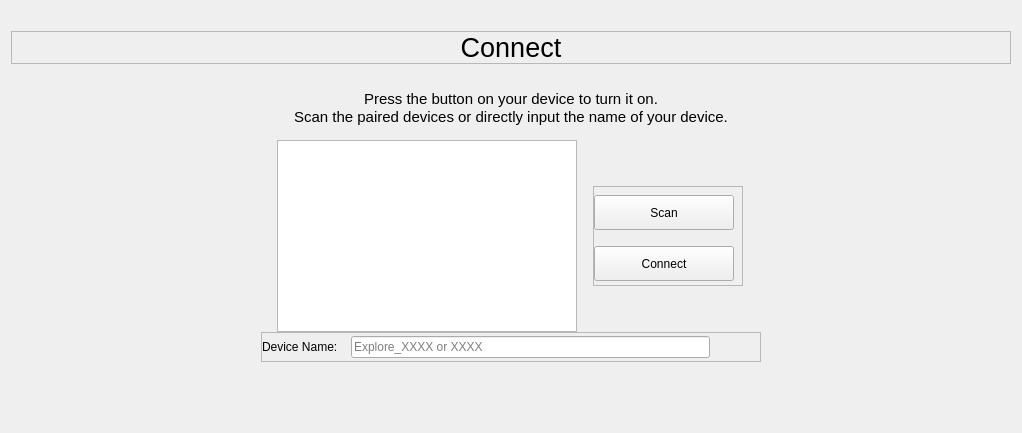
            <widget class="QWidget" name="page_bt">
             <property name="styleSheet">
              <string notr="true"/>
             </property>
             <layout class="QVBoxLayout" name="verticalLayout_17">
              <item>
               <spacer name="verticalSpacer_14">
                <property name="orientation">
                 <enum>Qt::Vertical</enum>
                </property>
                <property name="sizeType">
                 <enum>QSizePolicy::Fixed</enum>
                </property>
                <property name="sizeHint" stdset="0">
                 <size>
                  <width>20</width>
                  <height>20</height>
                 </size>
                </property>
               </spacer>
              </item>
              <item>
               <widget class="QFrame" name="frame_bt_title">
                <property name="maximumSize">
                 <size>
                  <width>16777215</width>
                  <height>50</height>
                 </size>
                </property>
                <property name="styleSheet">
                 <string notr="true"/>
                </property>
                <property name="frameShape">
                 <enum>QFrame::StyledPanel</enum>
                </property>
                <property name="frameShadow">
                 <enum>QFrame::Raised</enum>
                </property>
                <layout class="QHBoxLayout" name="horizontalLayout_37">
                 <property name="spacing">
                  <number>0</number>
                 </property>
                 <property name="leftMargin">
                  <number>0</number>
                 </property>
                 <property name="topMargin">
                  <number>0</number>
                 </property>
                 <property name="rightMargin">
                  <number>0</number>
                 </property>
                 <property name="bottomMargin">
                  <number>0</number>
                 </property>
                 <item>
                  <widget class="QLabel" name="bt_title">
                   <property name="minimumSize">
                    <size>
                     <width>0</width>
                     <height>0</height>
                    </size>
                   </property>
                   <property name="font">
                    <font>
                     <pointsize>20</pointsize>
                     <italic>false</italic>
                     <bold>false</bold>
                    </font>
                   </property>
                   <property name="text">
                    <string>Connect</string>
                   </property>
                   <property name="alignment">
                    <set>Qt::AlignCenter</set>
                   </property>
                  </widget>
                 </item>
                </layout>
               </widget>
              </item>
              <item>
               <spacer name="verticalSpacer_5">
                <property name="orientation">
                 <enum>Qt::Vertical</enum>
                </property>
                <property name="sizeType">
                 <enum>QSizePolicy::Fixed</enum>
                </property>
                <property name="sizeHint" stdset="0">
                 <size>
                  <width>20</width>
                  <height>20</height>
                 </size>
                </property>
               </spacer>
              </item>
              <item>
               <layout class="QVBoxLayout" name="verticalLayout_6">
                <property name="spacing">
                 <number>0</number>
                </property>
                <property name="leftMargin">
                 <number>250</number>
                </property>
                <property name="rightMargin">
                 <number>250</number>
                </property>
                <item>
                 <widget class="QLabel" name="label_10">
                  <property name="font">
                   <font>
                    <pointsize>11</pointsize>
                    <italic>false</italic>
                    <bold>false</bold>
                   </font>
                  </property>
                  <property name="styleSheet">
                   <string notr="true"/>
                  </property>
                  <property name="text">
                   <string>&lt;!DOCTYPE HTML PUBLIC &quot;-//W3C//DTD HTML 4.0//EN&quot; &quot;http://www.w3.org/TR/REC-html40/strict.dtd&quot;&gt;
&lt;html&gt;&lt;head&gt;&lt;meta name=&quot;qrichtext&quot; content=&quot;1&quot; /&gt;&lt;meta charset=&quot;utf-8&quot; /&gt;&lt;style type=&quot;text/css&quot;&gt;
p, li { white-space: pre-wrap; }
&lt;/style&gt;&lt;/head&gt;&lt;body style=&quot; font-family:'Segoe UI'; font-size:12pt; font-weight:400; font-style:normal;&quot;&gt;
&lt;p align=&quot;center&quot; style=&quot; margin-top:0px; margin-bottom:0px; margin-left:0px; margin-right:0px; -qt-block-indent:0; text-indent:0px;&quot;&gt;&lt;span style=&quot; font-size:11pt;&quot;&gt;Press the button on your device to turn it on.&lt;/span&gt;&lt;/p&gt;
&lt;p align=&quot;center&quot; style=&quot; margin-top:0px; margin-bottom:0px; margin-left:0px; margin-right:0px; -qt-block-indent:0; text-indent:0px;&quot;&gt;&lt;span style=&quot; font-size:11pt;&quot;&gt;Scan the paired devices or directly input the name of your device.&lt;/span&gt;&lt;/p&gt;&lt;/body&gt;&lt;/html&gt;</string>
                  </property>
                  <property name="wordWrap">
                   <bool>true</bool>
                  </property>
                 </widget>
                </item>
                <item alignment="Qt::AlignHCenter">
                 <widget class="QLabel" name="lbl_wdws_warning">
                  <property name="styleSheet">
                   <string notr="true">color: red;</string>
                  </property>
                  <property name="text">
                   <string/>
                  </property>
                  <property name="wordWrap">
                   <bool>true</bool>
                  </property>
                 </widget>
                </item>
                <item>
                 <layout class="QHBoxLayout" name="horizontalLayout_9">
                  <property name="spacing">
                   <number>0</number>
                  </property>
                  <item>
                   <widget class="QListWidget" name="list_devices">
                    <property name="maximumSize">
                     <size>
                      <width>300</width>
                      <height>200</height>
                     </size>
                    </property>
                    <property name="cursor" stdset="0">
                     <cursorShape>ArrowCursor</cursorShape>
                    </property>
                    <property name="styleSheet">
                     <string notr="true"/>
                    </property>
                    <property name="wordWrap">
                     <bool>true</bool>
                    </property>
                   </widget>
                  </item>
                  <item>
                   <widget class="QFrame" name="frame_btns_scan_connect">
                    <property name="maximumSize">
                     <size>
                      <width>150</width>
                      <height>100</height>
                     </size>
                    </property>
                    <property name="styleSheet">
                     <string notr="true"/>
                    </property>
                    <property name="frameShape">
                     <enum>QFrame::StyledPanel</enum>
                    </property>
                    <property name="frameShadow">
                     <enum>QFrame::Raised</enum>
                    </property>
                    <layout class="QVBoxLayout" name="verticalLayout_38">
                     <property name="spacing">
                      <number>10</number>
                     </property>
                     <property name="leftMargin">
                      <number>0</number>
                     </property>
                     <property name="topMargin">
                      <number>0</number>
                     </property>
                     <property name="rightMargin">
                      <number>0</number>
                     </property>
                     <property name="bottomMargin">
                      <number>0</number>
                     </property>
                     <item>
                      <widget class="QPushButton" name="btn_scan">
                       <property name="sizePolicy">
                        <sizepolicy hsizetype="Minimum" vsizetype="Minimum">
                         <horstretch>0</horstretch>
                         <verstretch>0</verstretch>
                        </sizepolicy>
                       </property>
                       <property name="minimumSize">
                        <size>
                         <width>140</width>
                         <height>35</height>
                        </size>
                       </property>
                       <property name="maximumSize">
                        <size>
                         <width>140</width>
                         <height>30</height>
                        </size>
                       </property>
                       <property name="cursor">
                        <cursorShape>PointingHandCursor</cursorShape>
                       </property>
                       <property name="styleSheet">
                        <string notr="true"/>
                       </property>
                       <property name="text">
                        <string>Scan</string>
                       </property>
                       <property name="flat">
                        <bool>false</bool>
                       </property>
                      </widget>
                     </item>
                     <item>
                      <widget class="QPushButton" name="btn_connect">
                       <property name="sizePolicy">
                        <sizepolicy hsizetype="Preferred" vsizetype="Preferred">
                         <horstretch>0</horstretch>
                         <verstretch>0</verstretch>
                        </sizepolicy>
                       </property>
                       <property name="minimumSize">
                        <size>
                         <width>140</width>
                         <height>35</height>
                        </size>
                       </property>
                       <property name="maximumSize">
                        <size>
                         <width>140</width>
                         <height>30</height>
                        </size>
                       </property>
                       <property name="cursor">
                        <cursorShape>PointingHandCursor</cursorShape>
                       </property>
                       <property name="text">
                        <string>Connect</string>
                       </property>
                      </widget>
                     </item>
                    </layout>
                   </widget>
                  </item>
                 </layout>
                </item>
                <item alignment="Qt::AlignHCenter">
                 <widget class="QFrame" name="frame_8">
                  <property name="sizePolicy">
                   <sizepolicy hsizetype="Expanding" vsizetype="Preferred">
                    <horstretch>0</horstretch>
                    <verstretch>0</verstretch>
                   </sizepolicy>
                  </property>
                  <property name="minimumSize">
                   <size>
                    <width>500</width>
                    <height>30</height>
                   </size>
                  </property>
                  <property name="maximumSize">
                   <size>
                    <width>16777215</width>
                    <height>16777215</height>
                   </size>
                  </property>
                  <property name="frameShape">
                   <enum>QFrame::StyledPanel</enum>
                  </property>
                  <property name="frameShadow">
                   <enum>QFrame::Raised</enum>
                  </property>
                  <layout class="QHBoxLayout" name="horizontalLayout_16">
                   <property name="spacing">
                    <number>10</number>
                   </property>
                   <property name="leftMargin">
                    <number>0</number>
                   </property>
                   <property name="topMargin">
                    <number>0</number>
                   </property>
                   <property name="rightMargin">
                    <number>50</number>
                   </property>
                   <property name="bottomMargin">
                    <number>0</number>
                   </property>
                   <item>
                    <widget class="QLabel" name="label_15">
                     <property name="styleSheet">
                      <string notr="true"/>
                     </property>
                     <property name="text">
                      <string>Device Name: </string>
                     </property>
                    </widget>
                   </item>
                   <item>
                    <widget class="QLineEdit" name="dev_name_input">
                     <property name="styleSheet">
                      <string notr="true"/>
                     </property>
                     <property name="placeholderText">
                      <string>Explore_XXXX or XXXX</string>
                     </property>
                    </widget>
                   </item>
                  </layout>
                 </widget>
                </item>
                <item>
                 <spacer name="verticalSpacer_18">
                  <property name="orientation">
                   <enum>Qt::Vertical</enum>
                  </property>
                  <property name="sizeType">
                   <enum>QSizePolicy::Fixed</enum>
                  </property>
                  <property name="sizeHint" stdset="0">
                   <size>
                    <width>20</width>
                    <height>60</height>
                   </size>
                  </property>
                 </spacer>
                </item>
               </layout>
              </item>
             </layout>
            </widget>
